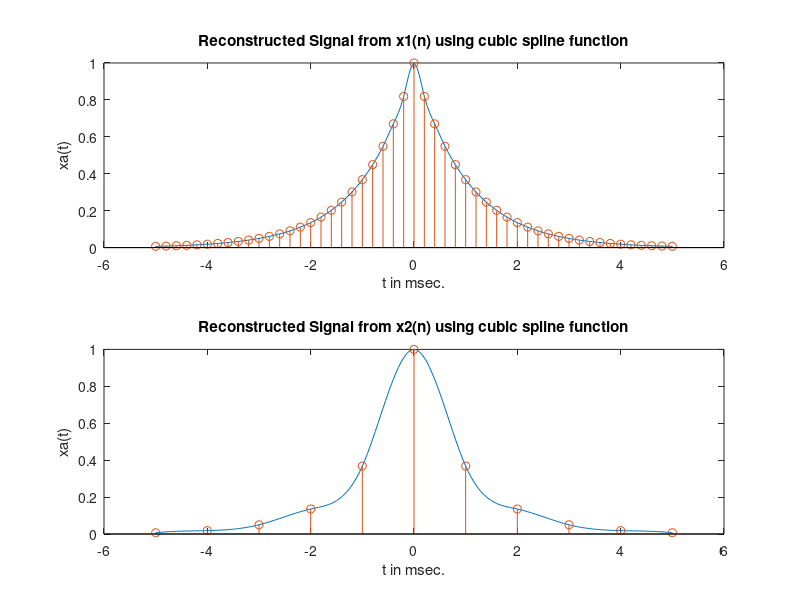

Reproduce this figure in MATLAB.
% Chapter 3 : Example 3.22

%             Reconstruction using cubic splines

%

figure(1); clf

% a) Discrete-time Signal x1(n): Ts = 0.0002

Ts = 0.0002; n = -25:1:25; nTs = n*Ts;

x = exp(-1000*abs(nTs));

% Analog Signal reconstruction

Dt = 0.00005;

t = -0.005:Dt:0.005;

xa = spline(nTs,x,t);

% check

error = max(abs(xa - exp(-1000*abs(t))))

% Plots

subplot(2,1,1);plot(t*1000,xa);

xlabel('t in msec.'); ylabel('xa(t)')

title('Reconstructed Signal from x1(n) using cubic spline function'); hold on

stem(n*Ts*1000,x); hold off

%

% Discrete-time Signal x2(n): Ts = 0.001

Ts = 0.001; n = -5:1:5; nTs = n*Ts;

x = exp(-1000*abs(nTs));

% Analog Signal reconstruction

Dt = 0.00005;

t = -0.005:Dt:0.005;

xa = spline(nTs,x,t);

% check

error = max(abs(xa - exp(-1000*abs(t))))

% Plots

subplot(2,1,2);plot(t*1000,xa);

xlabel('t in msec.'); ylabel('xa(t)')

title('Reconstructed Signal from x2(n) using cubic spline function'); hold on

stem(n*Ts*1000,x); hold off